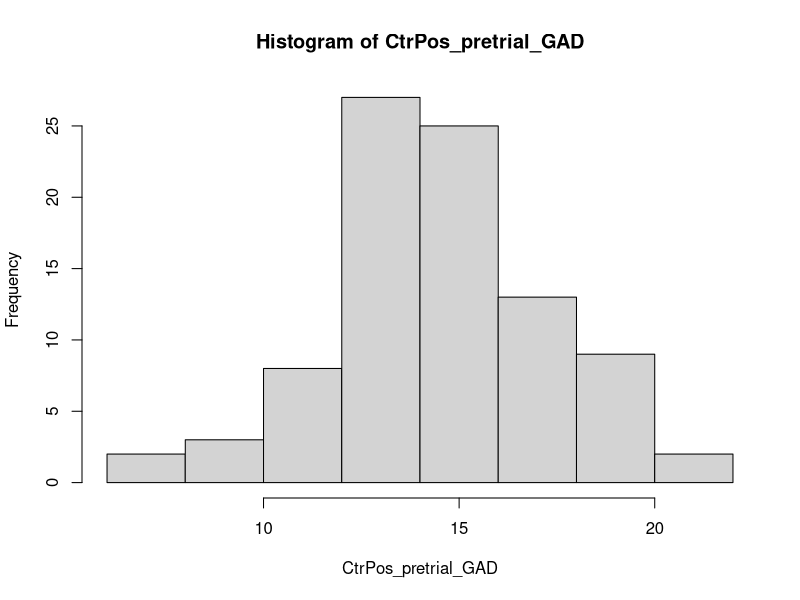
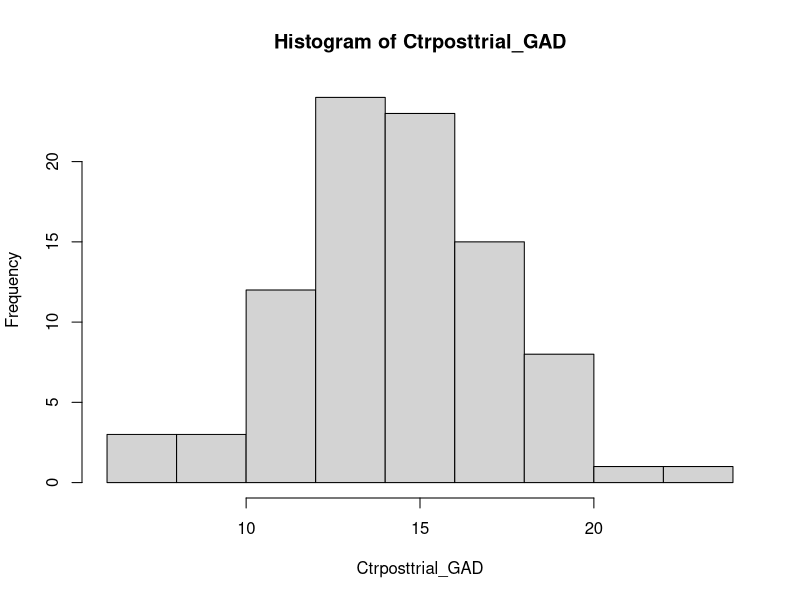
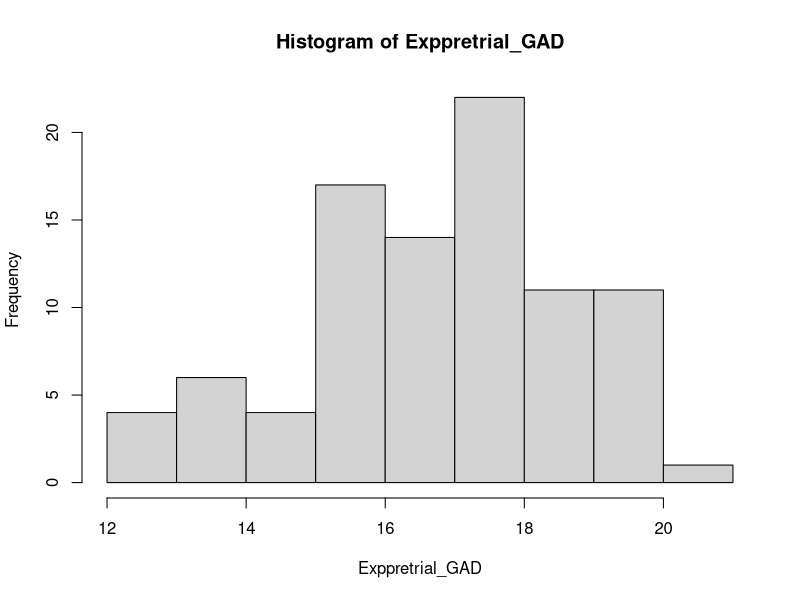
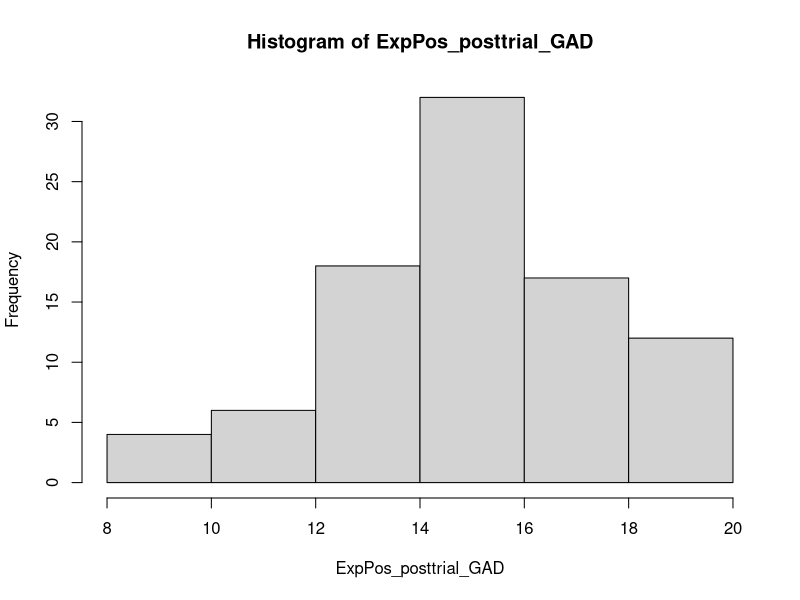

Reproduce these figures in R, in order.
## ---- chunk 1
# Import and view data
dataCA1Control <- read.csv("GROUP_3_2023_GCA_RESULTS_CONTROL.csv")
summary(dataCA1Control)

## ---- chunk 2
# Show all values
pretrial_GAD <- c(dataCA1Control$pretrial_GAD)
pretrial_GAD

## ---- chunk 3
# Get positive values
CtrPos_pretrial_GAD <- pretrial_GAD[pretrial_GAD >= 0]
CtrPos_pretrial_GAD

## ---- chunk 4
# Histogram of positive pretrial GAD values
hist(CtrPos_pretrial_GAD)

## ---- chunk 5
# Check data is numeric
is.numeric(dataCA1Control)

## ---- chunk 6
# Histogram of post-trial GAD
dataCA1Control <- read.csv("GROUP_3_2023_GCA_RESULTS_CONTROL.csv")
Ctrposttrial_GAD <- c(dataCA1Control$posttrial_GAD)
Ctrposttrial_GAD
hist(Ctrposttrial_GAD)



## ---- chunk 7
# Histogram of experiment pre-trial GAD
dataCA1Experiment <- read.csv("GROUP_3_2023_GCA_RESULTS_EXPERIMENTAL.csv")
Exppretrial_GAD <- c(dataCA1Experiment$pretrial_GAD)
Exppretrial_GAD
hist(Exppretrial_GAD)

## ---- chunk 8
# Get all post-trial GAD values
dataCA1Experiment <- read.csv("GROUP_3_2023_GCA_RESULTS_EXPERIMENTAL.csv")
Expposttrial_GAD <- c(dataCA1Experiment$posttrial_GAD)
Expposttrial_GAD

## ---- chunk 9
# Get positive values
ExpPos_posttrial_GAD <- Expposttrial_GAD[Expposttrial_GAD >= 0]
ExpPos_posttrial_GAD
## ---- chunk 10
# Histogram of postive experiment post trial values
hist(ExpPos_posttrial_GAD)

## ---- chunk 11
# Summary of Experiment data
dataCA1Experiment <- read.csv("GROUP_3_2023_GCA_RESULTS_EXPERIMENTAL.csv")
summary(dataCA1Experiment)
